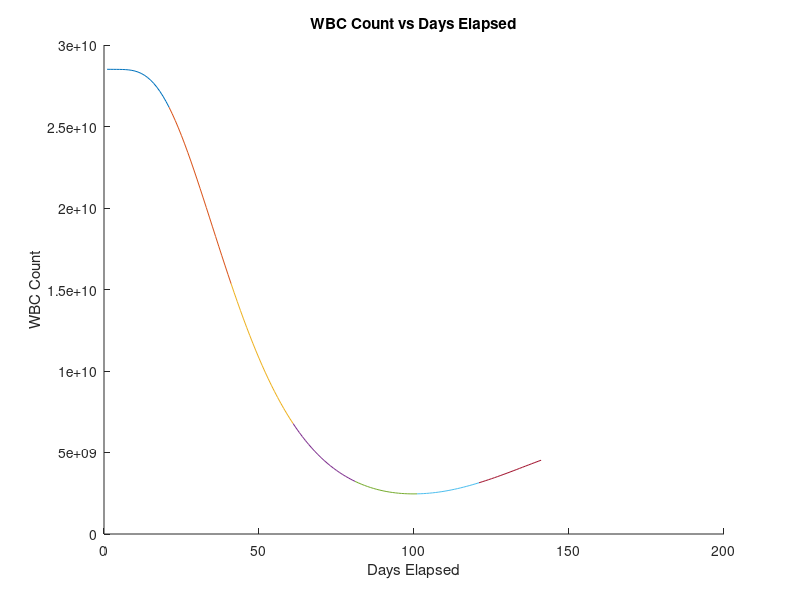

Source code (MATLAB): (Note: this script raises an error after producing the figure.)
%% 1.1 Trajectory with Jayachandran et al. model - theta_p estimate
% %% 1.1.1 Intialization
% clear
% bsa = 1.71;
% theta = [4.2;3.8;39.4;15.11;1;0.08;0.3287;8.2e9;0.4386;0.1207;0.5346;0.0782;84];
% % initial values (from Chapman et al.)
% % x0 = [0;0;0;1.2e11;1.2e11;1.2e11;1.2e11;theta(8)*(theta(7)/theta(10)-1)^(1/theta(9))];
% x0 = [0;0;0;1.2625e11;1.2625e11;1.2625e11;1.2625e11;0.2851e11];
% % x0 = [0;0;0;0;0;0;0;0];
% d = 50*bsa; % 6-MP dosage (mg 6-MP/m^2 body surface area)
% 
% %% 1.1.2 Calculation of trajectory for 5 cycles
% state = [];
% t = [];
% x0_i = x0;
% num_cycles = 34;
% num_t = 21; % number of timepoints to evaluate ODE45
% tspan = linspace(1,21,num_t);
% for i=1:num_cycles
%     [t_i,state_i] = ode45(@(t,x)jayachandran(t,x,d,theta),tspan,x0_i);
%     t_i = t_i + 20*(i-1); % shift the time index to the current cycle
%     % check lower bound
%     if state_i(end,8) < 1e9
%         d = 0.8*d;
%     elseif state_i(end,8)*0.6 > 2e9 % check upper bound
%         d = 1.2*d;
%     end
%     state = [state state_i];
%     t = [t t_i];
%     x0_i = state_i(end,:);
% end
% 
% clear i;
% 
% %% 1.1.3 Plot of trajectory for 5 cycles
% figure()
% hold on
% xlabel('Days Elapsed')
% ylabel('WBC Count')
% title("WBC Count vs Days Elapsed")
% for i=1:num_cycles
%     plot(t(:,i),state(:,8*i))
% end
% hold off
% 
% clear i;
% 
% figure()
% hold on
% xlabel('Days Elapsed')
% ylabel('Neutrophil Count')
% title("Neutrophil Lower Bound vs Days Elapsed")
% for i=1:num_cycles
%     plot(t(:,i),0.4*state(:,8*i))
% end
% hold off
% 
% clear i;

% %% Trajectory with theta_p estimate
% 
% % WBC trajectory over 5 cycles; lower bound is 
% [time1,state1] = ode45(@(t,x)jayachandran(t,x,d),[0 20],x0);
% 
% % check lower bound
% if state1(end,8) < 1e9
%     d = 0.8*d;
%     sprintf("less")
% elseif state1(end,8)*0.6 > 2e9 % check upper bound
%     d = 1.2*d;
% end
% [time2,state2] = ode45(@(t,x)jayachandran(t,x,d),[0 20],state1(end,:));
% time2 = time2+20;
% 
% % check lower bound
% if state2(end,8)*0.4 < 1e9
%     d = 0.8*d;
%     sprintf("less")
% elseif state2(end,8)*0.6 > 2e9 % check upper bound
%     d = 1.2*d;
% end
% [time3,state3] = ode45(@(t,x)jayachandran(t,x,d),[0 20],state2(end,:));
% time3 = time3+20*2;
% 
% % check lower bound
% if state3(end,8)*0.4 < 1e9
%     d = 0.8*d;
%     sprintf("less")
% elseif state3(end,8)*0.6 > 2e9 % check upper bound
%     d = 1.2*d;
% end
% [time4,state4] = ode45(@(t,x)jayachandran(t,x,d),[0 20],state3(end,:));
% time4 = time4+20*3;
% 
% % check lower bound
% if state4(end,8)*0.4 < 1e9
%     d = 0.8*d;
%     fprintf("less")
% elseif state4(end,8)*0.6 > 2e9 % check upper bound
%     d = 1.2*d;
% end
% [time5,state5] = ode45(@(t,x)jayachandran(t,x,d),[0 20],state4(end,:));
% time5 = time5+20*4;
% 
% % [time1_ext,state1_ext] = ode45(@(t,x)jayachandran(t,x),[0 200],x0);
% 
% figure()
% hold on
% plot(time1,state1(:,8))
% [state1_max,state1_max_idx] = max(state1);
% state1_max
% plot(time2,state2(:,8))
% plot(time3,state3(:,8))
% plot(time4,state4(:,8))
% plot(time5,state5(:,8))
% % plot(time1_ext,state1_ext(:,8))
% xlabel('Days Elapsed')
% ylabel('WBC Count')
% legend("cycle 1","cycle 2","cycle 3","cycle 4","cycle 5")
% title("WBC Count vs Days Elapsed")
% hold off
% 
% figure()
% hold on
% plot(time1,0.4*state1(:,8))
% plot(time2,0.4*state2(:,8))
% plot(time3,0.4*state3(:,8))
% plot(time4,0.4*state4(:,8))
% plot(time5,0.4*state5(:,8))
% xlabel('Days Elapsed')
% ylabel('ANC')
% legend("cycle 1","cycle 2","cycle 3","cycle 4","cycle 5")
% title("Neutrophil Lower Bound vs Days Elapsed")
% hold off
% 
% %% Moar Plots
% [time1,state1] = ode45(@(t,x)jayachandran(t,x,d),[0 200],x0);
% figure()
% hold on
% plot(time1,state1(:,1))
% plot(time1,state1(:,2))
% hold off
% 
% figure()
% hold on
% plot(time1,state1(:,3))
% hold off
% 
% figure()
% hold on
% plot(time1,state1(:,4))
% plot(time1,state1(:,5))
% plot(time1,state1(:,6))
% plot(time1,state1(:,7))
% hold off
% 
% figure()
% hold on
% plot(time1,state1(:,8))
% hold off
%% 1.2 Trajectory with Jayachandran et al. model - modified treatment protocol
%% 1.2.1 Intialization
clear
clc
bsa = 1.71;
theta = [4.2;3.8;39.4;15.11;1;0.08;0.3287;8.2e9;0.4386;0.1207;0.5346;0.0782;84];
% initial values (from Chapman et al.)
% x0 = [0;0;0;1.2e11;1.2e11;1.2e11;1.2e11;theta(8)*(theta(7)/theta(10)-1)^(1/theta(9))];
x0 = [0;0;0;1.2625e11;1.2625e11;1.2625e11;1.2625e11;0.2851e11];
% x0 = [0;0;0;0;0;0;0;0];
dose = 500000*bsa; % 6-MP dosage (mg 6-MP/m^2 body surface area)
%% 
%u = @(t,d) d*(t<=14) + 0*(t>14);
H = @(x) (x >= 0);
u = @(t,d) H(t)-H(t-14);
% define matrices and nonlinear components
A = [-theta(1)         0 0 0 0 0 0 0; ...
    theta(1) -theta(2)   0 0 0 0 0 0; ...
    0 0 -theta(6)          0 0 0 0 0; ...
    0 0 0 -theta(10)         0 0 0 0; ...
    0 0 0 theta(10) -theta(10) 0 0 0; ...
    0 0 0 0 theta(10) -theta(10) 0 0; ...
    0 0 0 0 0 theta(10) -theta(10) 0; ...
    0 0 0 0 0 0 theta(10) -theta(11)];

B = [5875.4;0;0;0;0;0;0;0];

f_hat = @(t,x) [0;...
    -theta(3)*x(2)/(theta(4)+x(2));...
    theta(5)*theta(3)*x(2)/(theta(4)+x(2));...
    (theta(7)*(theta(8)^theta(9))/(theta(8)^theta(9)+x(8)^theta(9))-theta(12)*x(3)/(theta(13)+x(3)))*x(4);...
    0;...
    0;...
    0;...
    0];

f = @(t,x,d) A*x + B*0.2*bsa*u(t) + f_hat(t,x);
%% 1.2.2 Calculation of trajectory for 5 cycles
state = [];
t = [];
x0_i = x0;
num_cycles = 7;
num_t = 21; % number of timepoints to evaluate ODE45
tspan = linspace(1,21,num_t);
for i=1:num_cycles
    [t_i,state_i] = ode45(@(t,x)f(t,x,dose),tspan,x0_i);
    t_i = t_i + 20*(i-1); % shift the time index to the current cycle
    % check lower bound
    if state_i(end,8) < 1.5e9
        dose = 0.8*dose;
    elseif state_i(end,8) > 3.0e9 % check upper bound
        dose = 1.2*dose;
    end
    x_dot = @(t,x)f(t,x,dose);
    state = [state state_i];
    t = [t t_i];
    x0_i = state_i(end,:);
end % sanity check code

clear i;

%% 1.2.3 Plot of trajectory for 5 cycles
figure()
hold on
xlabel('Days Elapsed')
ylabel('WBC Count')
title("WBC Count vs Days Elapsed")
for i=1:num_cycles
    plot(t(:,i),state(:,8*i))
end
hold off

clear i;

% figure()
% hold on
% xlabel('Days Elapsed')
% ylabel('Neutrophil Count')
% title("Neutrophil Lower Bound vs Days Elapsed")
% for i=1:num_cycles
%     plot(t(:,i),0.4*state(:,8*i))
% end
% hold off

clear i;

%% 2. Trajectory with Jost et al. model
%% 2.1 Intialization of constants
clear
bsa = 1.71;
theta = [31.2;12.72;0.019;9.9216;0.219*(bsa^1.16);2.06;0.146;0.103;0.866;2.3765];
% initial values (from Jost et al.)
x0 = [0;...
    0;...
    0;...
    theta(6)*theta(10)/theta(7);...
    theta(6)*theta(10)/theta(7);...
    theta(6)*theta(10)/theta(7);...
    theta(6)*theta(10)/theta(7);...
    theta(6)];

num_cycles = 34;

%% 2.2 Calculation of reference trajectory for 5 cycles

x_ref = [];
t_ref = [];
u_ref = [];
step_size_ref = 0.01; % very fine step size
num_t_ref = (1/step_size_ref)*21+1; % number of timepoints to evaluate ODE45
tspan = linspace(0,21,num_t_ref);

u_i = 50*bsa; % 6-MP dosage (mg 6-MP/m^2 body surface area)
x0_i = x0;

for i=1:num_cycles
    u_ref = [u_ref [u_i*(ones((1/step_size_ref)*14,1));zeros((1/step_size_ref)*(20-14)+1,1)]];
    [t_i,x_i] = ode45(@(t,x)jost(t,x,u_i,theta),tspan,x0_i);
    t_i = t_i + 21*(i-1); % shift the time index to the current cycle
    % check lower bound
    if x_i(end,8) < 1
        u_i = 0.8*u_i;
    elseif x_i(end,8) > 2 % check upper bound
        u_i = 1.2*u_i;
    end
    x_ref = [x_ref x_i];
    t_ref = [t_ref t_i];
    x0_i = x_i(end,:);
end

clear i t_i x_i x0_i u_i tspan;

% flatten to single nx8 matrix
x_ref_flattened = [];
t_ref_flattened = [];
u_ref_flattened = [];
for i=1:num_cycles
    x_ref_flattened = [x_ref_flattened; x_ref(:,8*(i-1)+1:8*i)];
    t_ref_flattened = [t_ref_flattened; t_ref(:,i)];
    u_ref_flattened = [u_ref_flattened; u_ref(:,i)];
end
clear i;

%% 2.3 Plot of 6-MP trajectory

figure()
hold on
xlabel('Days Elapsed')
ylabel('Amount (mg) or Concentration (mg/L blood)')
title("6-MP and 6-TGN Amount vs Days Elapsed")
plot(t_ref_flattened,x_ref_flattened(:,1))
plot(t_ref_flattened,x_ref_flattened(:,2))
plot(t_ref_flattened,x_ref_flattened(:,3))
legend("x_1 6-MP in the gut (mg)","x_2 6-MP in the bloodstream (mg)","x_3 6-TGN in the bloodstream (mg/L blood)")
hold off

%% 2.4 Plot of number of proliferating cells, number of cells in each compartment, and number of mature neutrophils

figure()
hold on
xlabel('Days Elapsed')
ylabel('Number of cells / L blood')
title("Number of Cells per L Blood vs Days Elapsed")
plot(t_ref_flattened,x_ref_flattened(:,4)*1e9)
plot(t_ref_flattened,x_ref_flattened(:,5)*1e9)
plot(t_ref_flattened,x_ref_flattened(:,6)*1e9)
plot(t_ref_flattened,x_ref_flattened(:,7)*1e9)
plot(t_ref_flattened,x_ref_flattened(:,8)*1e9)
legend("x_4 Proliferating cells","x_5 Compartment 1","x_6 Compartment 2","x_7 Compartment 3","x_8 Mature neutrophils")
hold off


%% 2.5 Plot of neutrophil trajectory (color-coded by cycle)

figure()
hold on
xlabel('Days Elapsed')
ylabel('ANC (Number of cells / L blood)')
title("All Neutrophil Count (ANC) x_8 vs Days Elapsed")
for i=1:num_cycles
    plot(t_ref(:,i),x_ref(:,8*i)*10^9)
end
yline(1e9,'-b','Desired lower bound')
yline(2e9,'-r','Desired upper bound')
hold off

clear i;

%% 2.6 Linearization

bsa = 1.71; % trajectory near original bsa
theta = [31.2;12.72;0.019;9.9216;0.219*(bsa^1.16);2.06;0.146;0.103;0.866;2.3765];
x_lin = [];
t_lin = [];
u_lin = [];
step_size_lin = 0.01; % coarse step size; NOTE: because of forward euler's small stability region, the largest I could get this is 0.05 with a different bsa
num_t_lin = (1/step_size_lin)*21+1; % number of timepoints to evaluate ODE45
tspan = linspace(0,21,num_t_lin);


t_lin_j_start = 0; % current time at end of last cycle
x_t = x0; % initial "guess"
u_i = 50*bsa;


dx_t = zeros(8,1); % keep track of delta x
%du_t = 0; % keep track of delta u

dx_t_arr = [];

for i=1:num_cycles
    u_lin = [u_lin u_i];
    u_star = u_ref(end,i);
    du_t = u_i - u_star;

    x_ref_i = x_ref(:,8*(i-1)+1:8*i);
    x_lin_j = [];
    t_lin_j = [];
    
    for j=1:length(tspan)
        x_star = transpose(x_ref_i(round((j-1)*step_size_lin/step_size_ref)+1,:));
        %round((j-1)*step_size_lin/step_size_ref)+1
        x_t = x_star+dx_t;
        x_lin_j = [x_lin_j; transpose(x_t)];

        [f, dfdx, dfdu, dgdx] = jost_fwd_euler(tspan(j),x_star,u_star,theta,step_size_lin);
        dx_t = dfdx*dx_t+dfdu*du_t;
        if tspan(j) >= 14
            % u_i and u_ref(i) are both zero after 14 days
            du_t = 0;
        end
        t_lin_j = [t_lin_j; t_lin_j_start+tspan(j)];
    end
    t_lin = [t_lin t_lin_j];
    x_lin = [x_lin x_lin_j];

    % check lower bound
    if x_t(8) < 1
        u_i = 0.8*u_i;
    elseif x_t(8) > 2 % check upper bound
        u_i = 1.2*u_i;
    end
    t_lin_j_start = t_lin_j_start + 21; % shift the time index to the current cycle
end

t_lin_flattened = [];
x_lin_flattened = [];
for i=1:num_cycles
    x_lin_flattened = [x_lin_flattened; x_lin(:,8*(i-1)+1:8*i)];
    t_lin_flattened = [t_lin_flattened; t_lin(:,i)];
end

figure()
hold on
xlabel('Days Elapsed')
ylabel('Number of cells / L blood')
title("Number of Cells per L Blood vs Days Elapsed")
plot(t_lin_flattened,x_lin_flattened(:,4)*1e9)
plot(t_lin_flattened,x_lin_flattened(:,5)*1e9)
plot(t_lin_flattened,x_lin_flattened(:,6)*1e9)
plot(t_lin_flattened,x_lin_flattened(:,7)*1e9)
plot(t_lin_flattened,x_lin_flattened(:,8)*1e9)
legend("x_4 Proliferating cells","x_5 Compartment 1","x_6 Compartment 2","x_7 Compartment 3","x_8 Mature neutrophils")
hold off


figure()
hold on
xlabel('Days Elapsed')
ylabel('ANC (Number of cells / L blood)')
title("All Neutrophil Count (ANC) x_8 vs Days Elapsed")
plot(t_lin_flattened,x_lin_flattened(:,8)*1e9)
plot(t_ref_flattened,x_ref_flattened(:,8)*1e9)

yline(1e9,'-b')
yline(2e9,'-r')

legend("Linearized","Original","Desired lower bound","Desired upper bound","Location","southwest")
hold off

clear i j x_lin_j x0_i u_i tspan;

%% 2.7.1 Trajectory with Noise; Setup

num_cycles = 7; %34

step_size_noisy = step_size_ref;
num_t_noisy = (1/step_size_noisy)*21+1; % number of timepoints to evaluate ODE45
tspan = linspace(0,21,num_t_noisy);

var_w = 0.01; % TODO: change this
var_v = 0.774341747; % CHECK if documented

%% 2.7.2 Trajectory with Noise; Reactive Controller
tic

u_i = 50*bsa;
x0_i = x0;

y = [];

x_noisy_r = [];
t_noisy_r = [];
u_noisy_r = [];


for i=1:num_cycles
    u_i_all = [transpose(repelem(u_i,(1/step_size_noisy)*14));transpose(repelem(0,(1/step_size_noisy)*(21-14)+1))];
    u_noisy_r = [u_noisy_r u_i_all];
    [t_i,x_i] = ode45(@(t,x)jost_noisy(t,x,u_i,theta,step_size_noisy,var_w),tspan,x0_i);
    t_i = t_i + 20*(i-1); % shift the time index to the current cycle
    
    % make a "reading"
    % ground truth (at the end of the cycle)
    y_true = x_ref(end,8*i);
    % sample a reading
    y_i = normrnd(y_true,var_v);
    y = [y y_i];

    % check lower bound
    if y_i < 1
        u_i = 0.8*u_i;
    elseif y_i > 2 % check upper bound
        u_i = 1.2*u_i;
    end
    x_noisy_r = [x_noisy_r x_i];
    t_noisy_r = [t_noisy_r t_i];
    
    x0_i = x_i(end,:);
end

clear i t_i x_i x0_i u_i tspan;

% flatten to single nx8 matrix
x_noisy_r_flattened = [];
t_noisy_r_flattened = [];
u_noisy_r_flattened = [];
for i=1:num_cycles
    x_noisy_r_flattened = [x_noisy_r_flattened; x_noisy_r(:,8*(i-1)+1:8*i)];
    t_noisy_r_flattened = [t_noisy_r_flattened; t_noisy_r(:,i)];
    u_noisy_r_flattened = [u_noisy_r_flattened; u_noisy_r(:,i)];
end
clear i;

figure()
hold on
xlabel('Days Elapsed')
ylabel('ANC (Number of cells / L blood)')
title("All Neutrophil Count (ANC) x_8 vs Days Elapsed")
plot(t_noisy_r_flattened,x_noisy_r_flattened(:,8)*1e9)
plot(t_ref_flattened,x_ref_flattened(:,8)*1e9)
yline(1e9,'-b')
yline(2e9,'-r')
legend("Noisy","Original","Desired lower bound","Desired upper bound","Location","southwest")
hold off

figure()
hold on
title("Noisy model reactive controller control sequence")
plot(t_noisy_r_flattened,u_noisy_r_flattened)
xlabel("Time elapsed (days)")
ylabel("Input dosage (mg)")
hold off

toc

%% 2.7.3 Trajectory with Noise; KF Controller
tic

% Simu_symlation Length
t_s = step_size_noisy;
t_end = 21*num_cycles;
N = t_end/t_s;
time = [0:t_s:t_end];

% Dimension
% n: dimension of state vector x
n = 8;
% m: dimension of observation vector y
m = 1;

% Initialize motion function
syms x1_sym x2_sym x3_sym x4_sym x5_sym x6_sym x7_sym x8_sym u_sym

f = [-theta(1)                0 0 0 0 0 0 0; ...
    theta(1) -theta(2)          0 0 0 0 0 0; ...
    0 theta(3)*theta(4) -theta(5) 0 0 0 0 0; ...
    0 0 0 -theta(7)                 0 0 0 0; ...
    0 0 0 theta(7) -theta(7)          0 0 0; ...
    0 0 0 0 theta(7) -theta(7)          0 0; ...
    0 0 0 0 0 theta(7) -theta(7)          0; ...
    0 0 0 0 0 0 theta(7) -theta(10)]*[x1_sym;x2_sym;x3_sym;x4_sym;x5_sym;x6_sym;x7_sym;x8_sym] + ...
    [0.22;0;0;0;0;0;0;0]*u_sym + ...
    [0;...
    0;...
    0;...
    theta(7)*((theta(6)/x8_sym)^theta(9))*x4_sym-theta(7)*theta(8)*((theta(6)/x8_sym)^theta(9))*x3_sym*x4_sym;...
    0;...
    0;...
    0;...
    0];

f = [x1_sym;x2_sym;x3_sym;x4_sym;x5_sym;x6_sym;x7_sym;x8_sym] + t_s * f;

dfdx = jacobian(f,[x1_sym;x2_sym;x3_sym;x4_sym;x5_sym;x6_sym;x7_sym;x8_sym]);
dfdu = jacobian(f,u_sym);

% Initialize observation function
g = [x8_sym];
dgdx = jacobian(g,[x1_sym;x2_sym;x3_sym;x4_sym;x5_sym;x6_sym;x7_sym;x8_sym]);

% Initialize disturbance xi and covariance Q
xi = zeros([n 1 N]);
Q = zeros([n n N]);
Q_const = var_w * eye(n);
for iter = 1:N
    Q(:,:,iter) = Q_const;
    xi(:,:,iter) = Q(:,:,iter) * randn([n,1]);
end
clear Q_const

% Initialize measurement noise n and covariance R
nn = zeros([m 1 N]);
R = zeros([m m N]);
R_const = var_v * eye(m);
for iter = 1:N
    R(:,:,iter) = R_const;
    nn(:,:,iter) = R(:,:,iter) * randn([m,1]);
end
clear R_const

% Initialize nominal trajectory and control to track
% nominal control is set as linear for test purposes
A_nominal = zeros([n n N]);
b_nominal = zeros([n N]);

% convert and reshape for Sam's code
u_nominal = transpose(u_ref_flattened(1:N,1));

x_nominal = zeros([n 1 N]);
% Simulate System for the nominals
x_o = x0;
for k = 1:N
    % Compute linearized c2d-ed state matrices, we use this to simulate the
    % system because we do not know the discrete time nonlinear equation
    % for the inverse pendulum problem
    if k == 1
        x_tmp = x_o;
    else
        x_tmp = x_nominal(:,:,k-1);
    end
    [A_actual,b_actual,~] = c2d_jost(x1_sym,x2_sym,x3_sym,x4_sym,x5_sym,x6_sym,x7_sym,x8_sym,u_sym,dfdx,dfdu,dgdx,x_tmp,u_nominal(:,k),t_s);
    A_nominal(:,:,k) = A_actual;
    b_nominal(:,k) = b_actual;
    % Time step
    x_nominal(:,:,k) = double(subs(f,{x1_sym,x2_sym,x3_sym,x4_sym,x5_sym,x6_sym,x7_sym,x8_sym,u_sym},{x_tmp(1),x_tmp(2),x_tmp(3),x_tmp(4),x_tmp(5),x_tmp(6),x_tmp(7),x_tmp(8),u_nominal(:,k)}));
end
clear k x_tmp A_actual b_actual


% Initialize Cost Parameters
W = zeros([n n N+1]);
rho = zeros([n 1 N+1]);
lambda = zeros([1 N]);
W_const = 100 * eye(n);
lambda_const = 0.1;
for iter = 1:N+1
    W(:,:,iter) = W_const;
    if iter == 1
        rho(:,:,iter) = x_o;
    else
        rho(:,:,iter) = x_nominal(:,:,iter-1);
    end
end
for iter = 1:N
    lambda(:,iter) = lambda_const;
end
clear W_const lambda_const

% Note: Iteration variables does not correspond to the notes due to matlab
% indexing start with 1 instead of 0

x_o = x0;
x_hat_o = x0; 
sigma_o = eye(n);

% Simulate System with control
is_controlled = 1;
[x_c,y_c,x_hat_p_c,u_c] = simulate_jost(N,n,m,t_s,x1_sym,x2_sym,x3_sym,x4_sym,x5_sym,x6_sym,x7_sym,x8_sym,u_sym,f,dfdx,dfdu,dgdx,xi,Q,nn,R,W,rho,lambda,x_o,x_hat_o,sigma_o,A_nominal,b_nominal,x_nominal,u_nominal,is_controlled);


% Process Result
x1_c_plot = [x_o(1,1);reshape(x_c(1,1,:),[N 1])];
x2_c_plot = [x_o(2,1);reshape(x_c(2,1,:),[N 1])];
x3_c_plot = [x_o(3,1);reshape(x_c(3,1,:),[N 1])];
x4_c_plot = [x_o(4,1);reshape(x_c(4,1,:),[N 1])];
x5_c_plot = [x_o(5,1);reshape(x_c(5,1,:),[N 1])];
x6_c_plot = [x_o(6,1);reshape(x_c(6,1,:),[N 1])];
x7_c_plot = [x_o(7,1);reshape(x_c(7,1,:),[N 1])];
x8_c_plot = [x_o(8,1);reshape(x_c(8,1,:),[N 1])];
y1_c_plot = [x_o(1,1);reshape(y_c(1,1,:),[N 1])];
x1_hat_c_plot = [x_hat_o(1,1);reshape(x_hat_p_c(1,1,:),[N 1])];
x2_hat_c_plot = [x_hat_o(2,1);reshape(x_hat_p_c(2,1,:),[N 1])];
x3_hat_c_plot = [x_hat_o(3,1);reshape(x_hat_p_c(3,1,:),[N 1])];
x4_hat_c_plot = [x_hat_o(4,1);reshape(x_hat_p_c(4,1,:),[N 1])];
x5_hat_c_plot = [x_hat_o(5,1);reshape(x_hat_p_c(5,1,:),[N 1])];
x6_hat_c_plot = [x_hat_o(6,1);reshape(x_hat_p_c(6,1,:),[N 1])];
x7_hat_c_plot = [x_hat_o(7,1);reshape(x_hat_p_c(7,1,:),[N 1])];
x8_hat_c_plot = [x_hat_o(8,1);reshape(x_hat_p_c(8,1,:),[N 1])];

figure()
plot(t_noisy_r_flattened(1:N),x_noisy_r_flattened(1:N,8));
hold on
rho8_plot = reshape(rho(8,1,:),[N+1 1]);
plot(time,x8_c_plot)
hold on
plot(time,rho8_plot)
legend('reactive','KF','nominal')


figure()
hold on
title("Noisy model KF controller control sequence")
plot(time(1:N),u_c)
xlabel("Time elapsed (days)")
ylabel("Input dosage (mg)")
hold off

figure()
hold on
title("Noisy model control sequence comparison")
plot(t_noisy_r_flattened,u_noisy_r_flattened*1e9)
plot(time(1:N),u_c)
legend('reactive control sequence','KF control sequence')
xlabel("Time elapsed (days)")
ylabel("Input dosage (mg)")
hold off

toc
